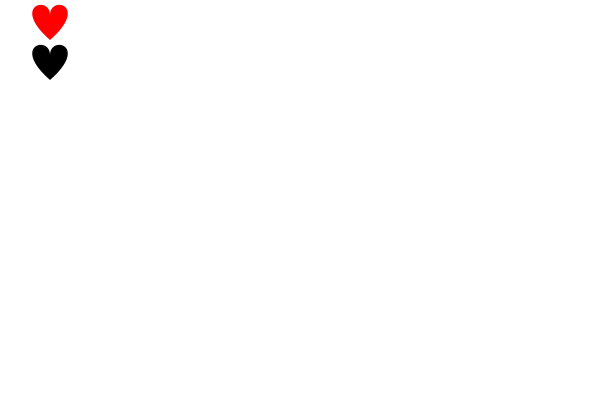
Frame 1 (no input)
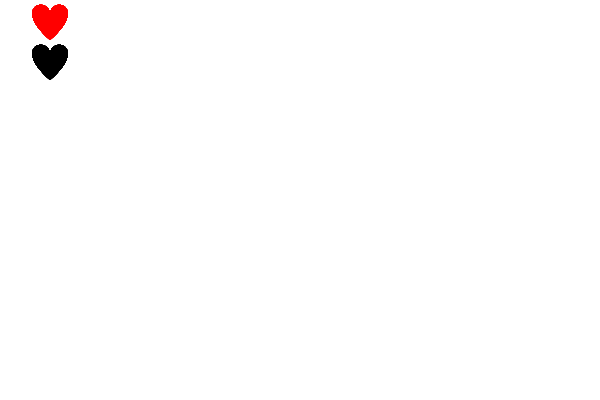
Frame 60 (the mouse pressed at the canvas centre just before this capture)
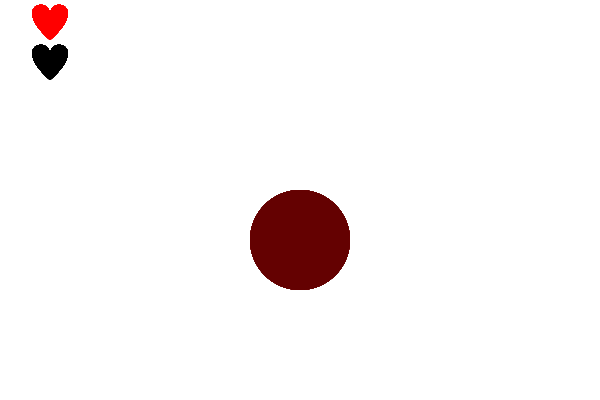
Frame 120 (the mouse held since frame 60 and released just before this capture)

The Processing sketch that drew these frames (run headless with seeded random() and noise(); from frame 60 on, the mouse is pressed at the canvas centre):

// Processing sketch: sketch_141112a
// ── sketch_141112a.pde
Boolean brush = true;
int bx = 20;
int by = 20;
int bw = 50;
int bh = 20;
int by2 = by + bh + 10;

void setup() {
  size(600, 400);
  background(255);
  noStroke();
}

void draw() {
  if((mouseX > bx) && (mouseX < bx + bw) && (mouseY > by) && (mouseY < by + bh) && mousePressed == true) {
    fill(255, 0, 0);
    brush = true;
  } else {
    fill(100, 0, 0);
  }
noStroke();
fill(255,0,0);
beginShape();
vertex(50, 15); 
bezierVertex(50, -5, 90, 5, 50, 40); 
vertex(50, 15); 
bezierVertex(50, -5, 10, 5, 50, 40); 
endShape();
;
  if ((mouseX > bx) && (mouseX < bx + bw) && (mouseY > by2) && (mouseY < by2 + bh) && mousePressed == true) {
    fill(255);
    brush = false;
  } else {
    fill(100);
  }
  
  pushMatrix();
  translate(0, 40);
noStroke();
fill(0,0,0);
beginShape();
vertex(50, 15); 
bezierVertex(50, -5, 90, 5, 50, 40); 
vertex(50, 15); 
bezierVertex(50, -5, 10, 5, 50, 40); 
endShape();
  if(((mouseX < bx) || (mouseX > bx + bw) || (mouseY < by) || (mouseY > by + bh)) && brush == true && mousePressed == true) {
    fill(100, 0, 0, 100);
    ellipse(mouseX, mouseY, 100, 100);
  }
  if(((mouseX < bx) || (mouseX > bx + bw) || (mouseY < by2) || (mouseY > by2 + bh)) && brush == false && mousePressed == true) {
    fill(0, 50);
    ellipse(mouseX, mouseY, 40, 40);
  }
popMatrix();
}
